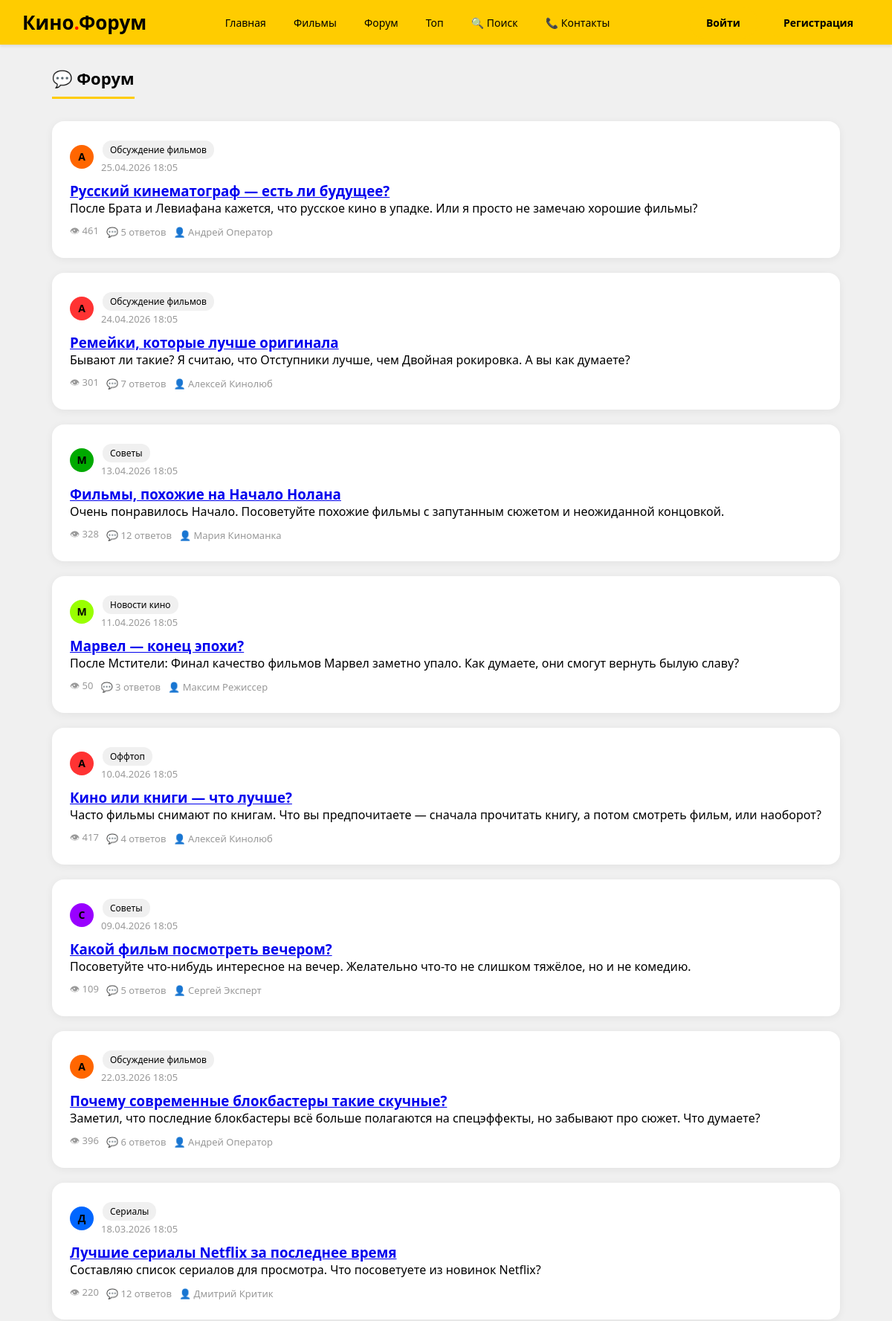
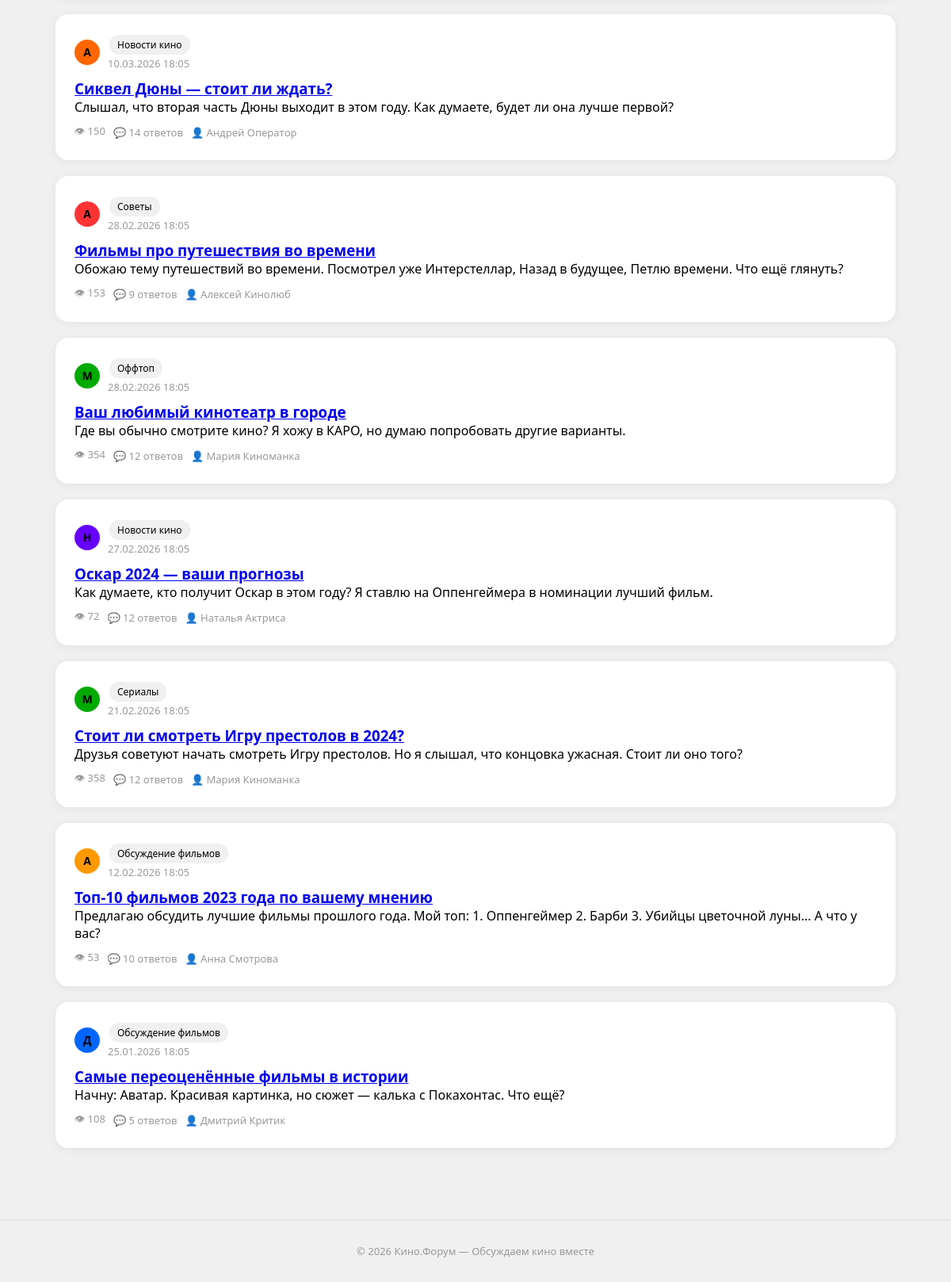
Page /forum on the committed database (2 pictures, top to bottom).
### data/forum_post.py (models this page shows)
class ForumPost(SqlAlchemyBase):
    __tablename__ = 'forum_posts'
    id = sqlalchemy.Column(sqlalchemy.Integer, primary_key=True, autoincrement=True)
    title = sqlalchemy.Column(sqlalchemy.String(200), nullable=False)
    content = sqlalchemy.Column(sqlalchemy.Text, nullable=False)
    category = sqlalchemy.Column(sqlalchemy.String(100))
    views = sqlalchemy.Column(sqlalchemy.Integer, default=0)
    comment_count = sqlalchemy.Column(sqlalchemy.Integer, default=0)
    created_date = sqlalchemy.Column(sqlalchemy.DateTime, default=datetime.datetime.now)
    user_id = sqlalchemy.Column(sqlalchemy.Integer, sqlalchemy.ForeignKey("users.id"))
    user = orm.relationship("User", back_populates='forum_posts')
    comments = orm.relationship("Comment", back_populates='forum_post')

### data/users.py (models this page shows, shortened)
class User(SqlAlchemyBase, UserMixin):
    __tablename__ = 'users'
    id = sqlalchemy.Column(sqlalchemy.Integer, primary_key=True, autoincrement=True)
    name = sqlalchemy.Column(sqlalchemy.String(100), nullable=False)
    email = sqlalchemy.Column(sqlalchemy.String(100), unique=True, nullable=False)
    about = sqlalchemy.Column(sqlalchemy.Text, default='')
    hashed_password = sqlalchemy.Column(sqlalchemy.String(200), nullable=False)
    created_date = sqlalchemy.Column(sqlalchemy.DateTime, default=datetime.datetime.now)
    films = orm.relationship("Film", back_populates='user')
    reviews = orm.relationship("Review", back_populates='user')
    comments = orm.relationship("Comment", back_populates='user')
    forum_posts = orm.relationship("ForumPost", back_populates='user')

### main.py (the view)
@app.route('/forum')
def forum():
    db_sess = db_session.create_session()
    posts = db_sess.query(ForumPost).order_by(ForumPost.created_date.desc()).all()
    return render_template('forum.html', posts=posts, YANDEX_COLORS=YANDEX_COLORS, STYLE=STYLE, get_header=get_header)

### data/db_session.py (called while the page is built)
def create_session() -> Session:
    global __factory
    return __factory()

### templates/forum.html (shortened to what this page needs)
{% extends "base.html" %}
{% block content %}
<div class="ya-flex-between ya-mb">
    <h1 class="ya-section-title">💬 Форум</h1>
</div>
{% for post in posts %}
    <div class="ya-card">
        <div class="ya-flex ya-mb">
            <a href="/profile/{{ post.user.id }}" class="ya-avatar ya-avatar-sm" style="background:{{ YANDEX_COLORS[post.user.id % 12] }};text-decoration:none">{{ post.user.name[0].upper() }}</a>
            <div>
                <span class="ya-tag">{{ post.category }}</span>
                <div class="ya-text-muted ya-text-sm">{{ post.created_date.strftime('%d.%m.%Y %H:%M') }}</div>
            </div>
        </div>
        <h3><a href="/forum/{{ post.id }}">{{ post.title }}</a></h3>
        <p class="ya-mb">{{ post.content[:200] }}{% if post.content|length > 200 %}...{% endif %}</p>
        <div class="ya-flex ya-text-muted ya-text-sm">
            <span>👁 {{ post.views }}</span>
            <span>💬 {{ post.comment_count }} ответов</span>
            <span>👤 {{ post.user.name }}</span>
        </div>
    </div>
{% endfor %}
{% endblock %}

### rows in the picture
ForumPost: user "А", category "Обсуждение фильмов", created_date "25.04.2026 18:05", title "Русский кинематограф — есть ли будущее?", content "После Брата и Левиафана кажется, что русское кино в упадке. Или я просто не замечаю хорошие фильмы?", views "461", comment_count "5", user.name "Андрей Оператор"
ForumPost: user "А", category "Обсуждение фильмов", created_date "24.04.2026 18:05", title "Ремейки, которые лучше оригинала", content "Бывают ли такие? Я считаю, что Отступники лучше, чем Двойная рокировка. А вы как думаете?", views "301", comment_count "7", user.name "Алексей Кинолюб"
ForumPost: user "М", category "Советы", created_date "13.04.2026 18:05", title "Фильмы, похожие на Начало Нолана", content "Очень понравилось Начало. Посоветуйте похожие фильмы с запутанным сюжетом и неожиданной концовкой.", views "328", comment_count "12", user.name "Мария Киноманка"
ForumPost: user "М", category "Новости кино", created_date "11.04.2026 18:05", title "Марвел — конец эпохи?", content "После Мстители: Финал качество фильмов Марвел заметно упало. Как думаете, они смогут вернуть былую славу?", views "50", comment_count "3", user.name "Максим Режиссер"
ForumPost: user "А", category "Оффтоп", created_date "10.04.2026 18:05", title "Кино или книги — что лучше?", content "Часто фильмы снимают по книгам. Что вы предпочитаете — сначала прочитать книгу, а потом смотреть фильм, или наоборот?", views "417", comment_count "4", user.name "Алексей Кинолюб"
ForumPost: user "С", category "Советы", created_date "09.04.2026 18:05", title "Какой фильм посмотреть вечером?", content "Посоветуйте что-нибудь интересное на вечер. Желательно что-то не слишком тяжёлое, но и не комедию.", views "109", comment_count "5", user.name "Сергей Эксперт"
ForumPost: user "А", category "Обсуждение фильмов", created_date "22.03.2026 18:05", title "Почему современные блокбастеры такие скучные?", content "Заметил, что последние блокбастеры всё больше полагаются на спецэффекты, но забывают про сюжет. Что думаете?", views "396", comment_count "6", user.name "Андрей Оператор"
ForumPost: user "Д", category "Сериалы", created_date "18.03.2026 18:05", title "Лучшие сериалы Netflix за последнее время", content "Составляю список сериалов для просмотра. Что посоветуете из новинок Netflix?", views "220", comment_count "12", user.name "Дмитрий Критик"
ForumPost: user "А", category "Новости кино", created_date "10.03.2026 18:05", title "Сиквел Дюны — стоит ли ждать?", content "Слышал, что вторая часть Дюны выходит в этом году. Как думаете, будет ли она лучше первой?", views "150", comment_count "14", user.name "Андрей Оператор"
ForumPost: user "А", category "Советы", created_date "28.02.2026 18:05", title "Фильмы про путешествия во времени", content "Обожаю тему путешествий во времени. Посмотрел уже Интерстеллар, Назад в будущее, Петлю времени. Что ещё глянуть?", views "153", comment_count "9", user.name "Алексей Кинолюб"
ForumPost: user "М", category "Оффтоп", created_date "28.02.2026 18:05", title "Ваш любимый кинотеатр в городе", content "Где вы обычно смотрите кино? Я хожу в КАРО, но думаю попробовать другие варианты.", views "354", comment_count "12", user.name "Мария Киноманка"
ForumPost: user "Н", category "Новости кино", created_date "27.02.2026 18:05", title "Оскар 2024 — ваши прогнозы", content "Как думаете, кто получит Оскар в этом году? Я ставлю на Оппенгеймера в номинации лучший фильм.", views "72", comment_count "12", user.name "Наталья Актриса"
ForumPost: user "М", category "Сериалы", created_date "21.02.2026 18:05", title "Стоит ли смотреть Игру престолов в 2024?", content "Друзья советуют начать смотреть Игру престолов. Но я слышал, что концовка ужасная. Стоит ли оно того?", views "358", comment_count "12", user.name "Мария Киноманка"
ForumPost: user "А", category "Обсуждение фильмов", created_date "12.02.2026 18:05", title "Топ-10 фильмов 2023 года по вашему мнению", content "Предлагаю обсудить лучшие фильмы прошлого года. Мой топ: 1. Оппенгеймер 2. Барби 3. Убийцы цветочной луны... А что у вас?", views "53", comment_count "10", user.name "Анна Смотрова"
ForumPost: user "Д", category "Обсуждение фильмов", created_date "25.01.2026 18:05", title "Самые переоценённые фильмы в истории", content "Начну: Аватар. Красивая картинка, но сюжет — калька с Покахонтас. Что ещё?", views "108", comment_count "5", user.name "Дмитрий Критик"

### other values in the picture
{{ get_header()|safe }} "Кино . Форум Главная Фильмы Форум Топ 🔍 Поиск 📞 Контакты Войти Регистрация"
